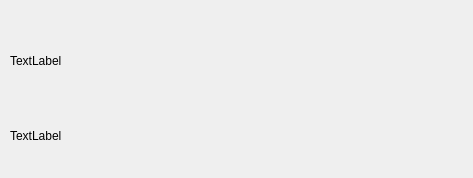
<?xml version="1.0" encoding="UTF-8"?>
<ui version="4.0">
 <class>pic</class>
 <widget class="QWidget" name="pic">
  <property name="geometry">
   <rect>
    <x>0</x>
    <y>0</y>
    <width>473</width>
    <height>178</height>
   </rect>
  </property>
  <property name="windowTitle">
   <string>pic</string>
  </property>
  <widget class="QLabel" name="picBox">
   <property name="geometry">
    <rect>
     <x>10</x>
     <y>10</y>
     <width>451</width>
     <height>101</height>
    </rect>
   </property>
   <property name="text">
    <string>TextLabel</string>
   </property>
  </widget>
  <widget class="QLabel" name="text">
   <property name="geometry">
    <rect>
     <x>10</x>
     <y>120</y>
     <width>451</width>
     <height>31</height>
    </rect>
   </property>
   <property name="text">
    <string>TextLabel</string>
   </property>
  </widget>
 </widget>
 <resources/>
 <connections/>
</ui>
